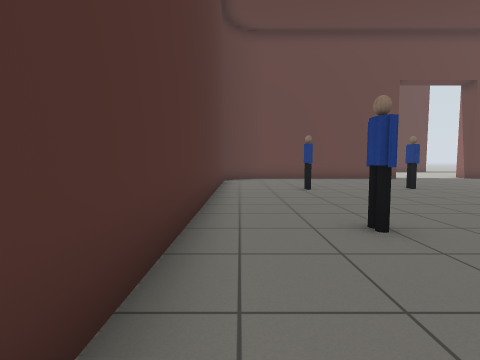
view 1 (above)

24 first-person views from a walk through a robot-simulator world made for Gazebo. The camera is 0.9 m above the floor, tilts 4° down and sees 85° across. The floor is counted in squares, 1 m on a side. Each view is taken from the middle of a square. On the plan, view 1 faces up. The plan holds only what a view shows up to about 10 squares ahead; the rest is blank. The place goes on beyond the plan. Simple patterns stand in for the simulator's built-in surfaces. Some stock models are drawn as simple stand-ins.

view 2
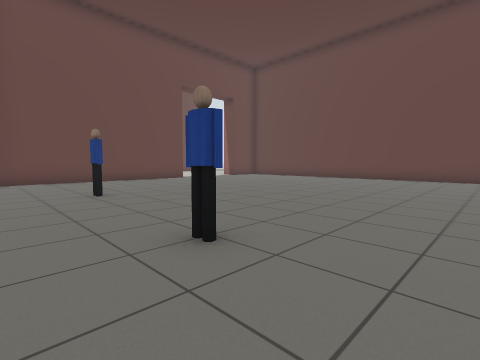

view 3
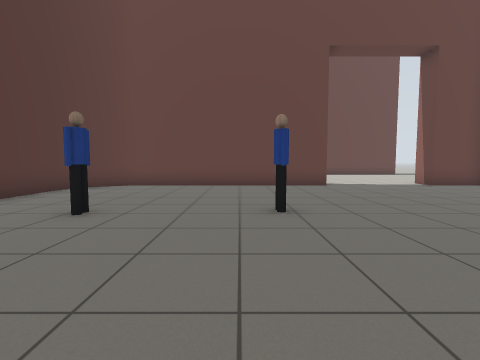

view 4
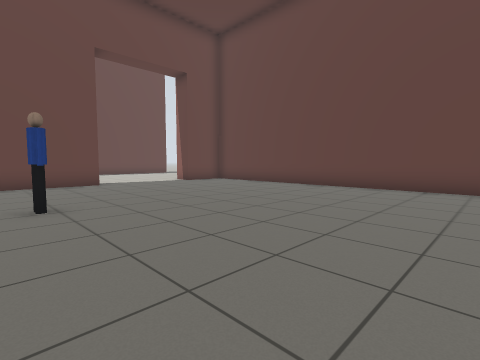

view 5
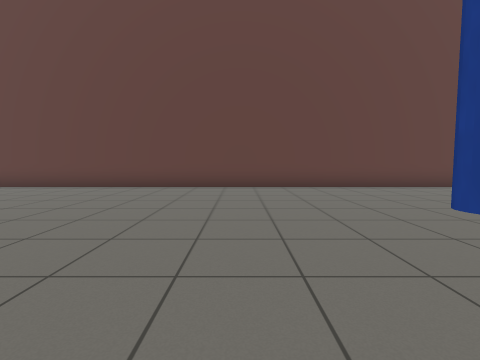

view 6
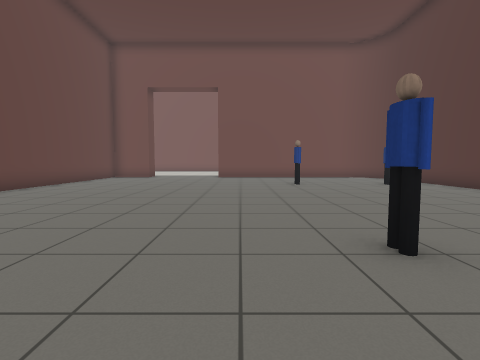

view 7
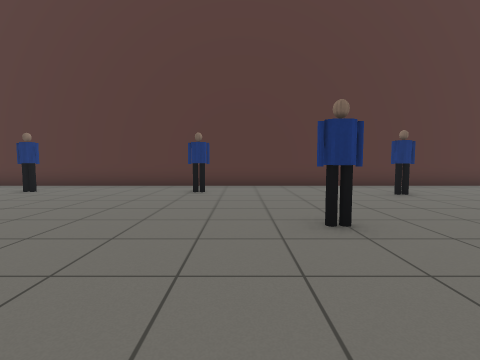

view 8
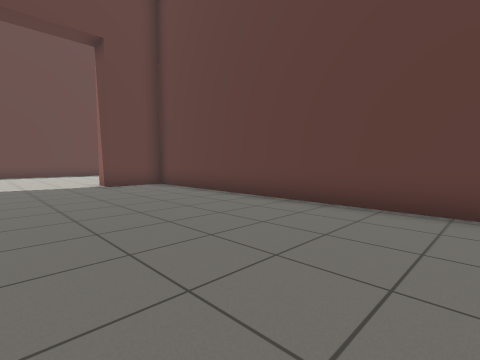

view 9
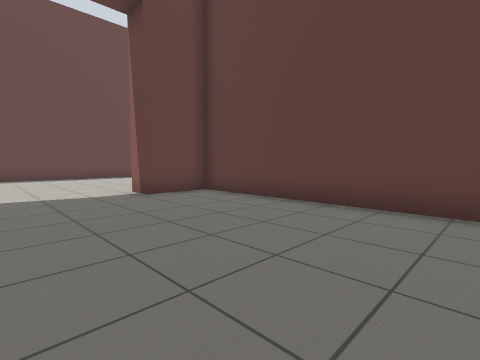

view 10
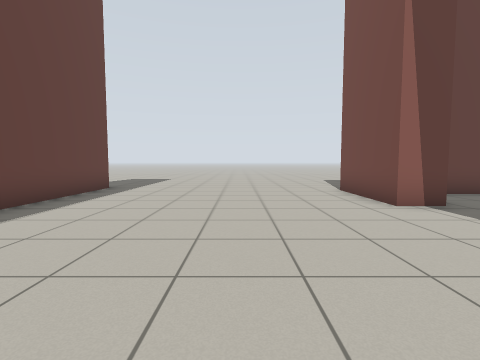

view 11
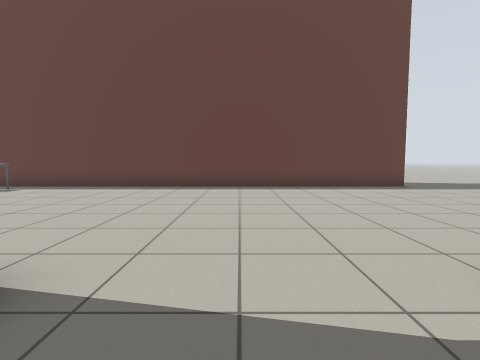

view 12
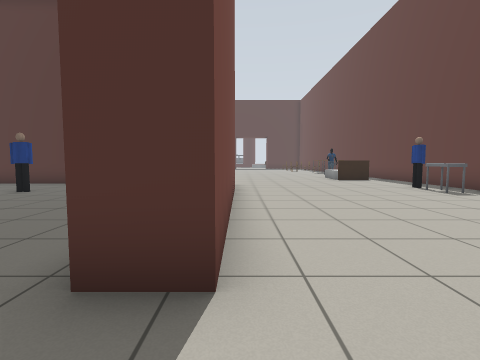

view 13
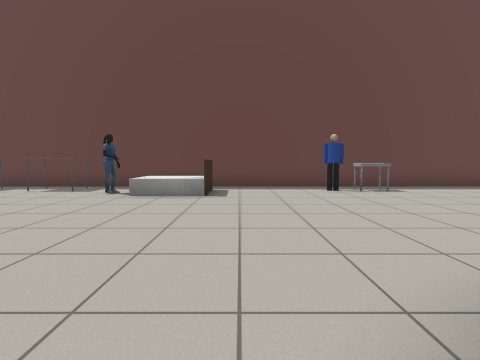

view 14
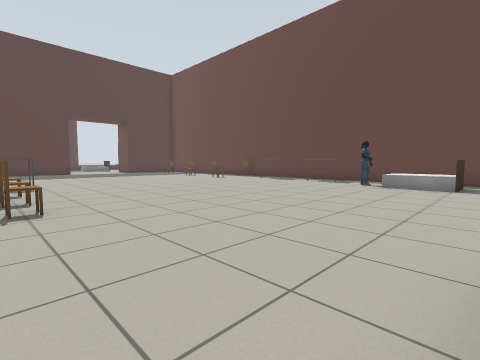

view 15
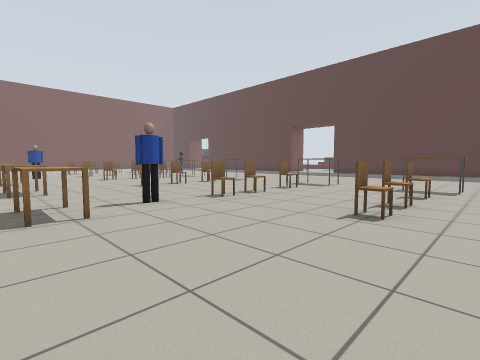

view 16
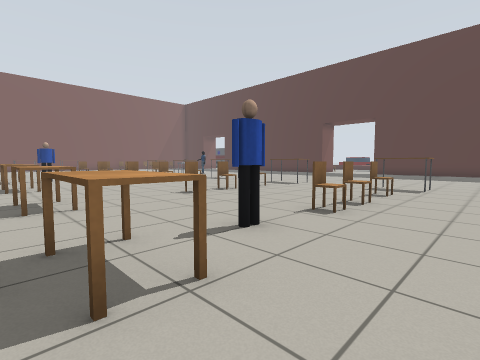

view 17
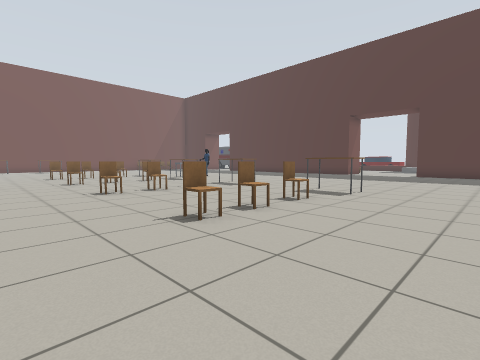

view 18
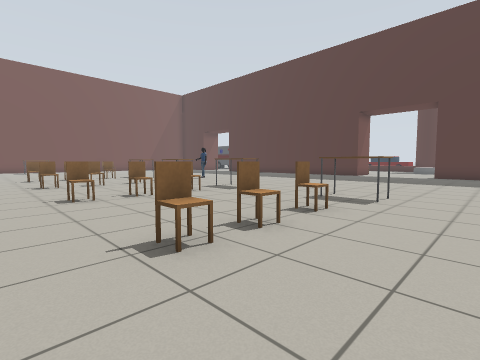

view 19
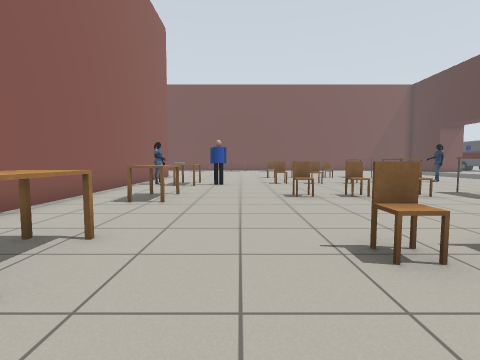

view 20
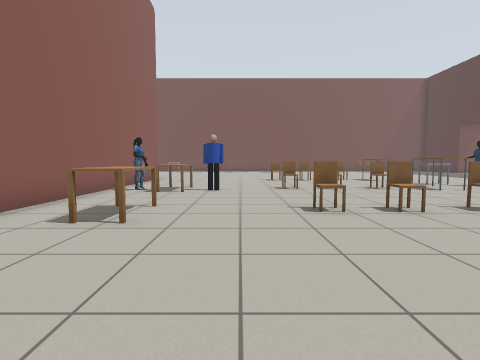

view 21
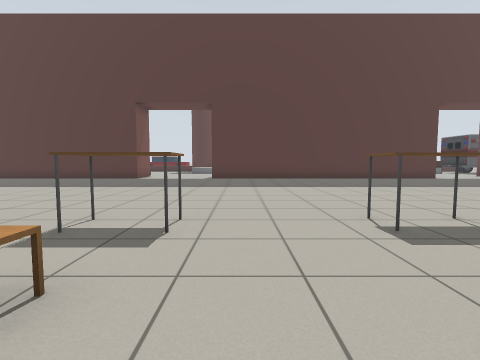

view 22
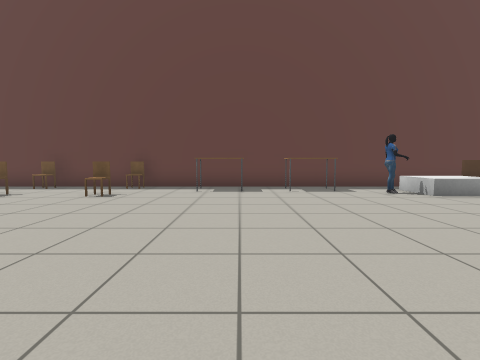

view 23
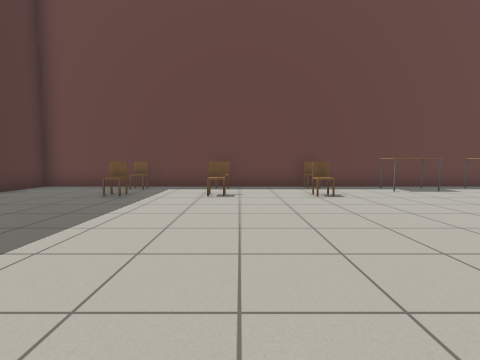

view 24
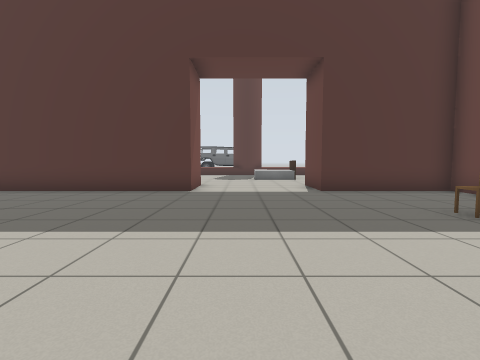

### Floor plan
Points are (right, up) in squares from view 1. A wall is a line through its corners. A room is listed if a view was taken in it or the views show most of it. See-through windows are left out.
Room 1 (views 1, 2, 3, 4, 5, 6, 7, 8, 9, 11, 12)
walls: (8.2, 14.8) (8.2, 13.8) (0.9, 13.8); (-0.7, 12.1) (-0.7, -7.5); (1.1, 13.8) (0.6, 13.7); (14.3, -7.1) (14.3, 13.8) (12.3, 13.8) (12.3, 14.8); (0.5, 13.7) (0.1, 13.5)
ways out: opening at (10.5, 15.2) to room 2
objects: person (1, -7); person (1, -2); person (2, 3) to (2, 4); person (2, 8) to (2, 9); person (5, 0); person (6, 9)
Room 2 (views 10, 13, 14, 15, 16, 17, 18, 19, 20, 21, 22, 23, 24)
walls: (2.2, 14.8) (8.2, 14.8); (-1.8, -7.1) (-1.8, 0.5); (-25, 14.5) (-23, 14.5) (-23, 8.5); (12.3, 14.8) (15.2, 14.8); (16, 22.5) (-23, 22.5) (-23, 18.5) (-25, 18.5)
ways out: opening at (10.5, 15.2) to room 1
objects: chair (-19, 20); chair (-19, 22); chair (-17, 20); chair (-17, 22); chair (-14, 20); chair (-14, 22); table (-13, -6) to (-13, -5); other object (-13, -2) to (-13, -1); table (-13, 2) to (-13, 3); table (-13, 6) to (-13, 7); table (-13, 10) to (-13, 11); chair (-11, -6); chair (-11, -2); chair (-11, 7); chair (-11, 11); table (-11, 21) to (-10, 21); chair (-10, 2); other object (-9, -6); chair (-9, -2); chair (-9, 2) to (-9, 3); chair (-9, 7); chair (-9, 10); chair (-8, -6); chair (-8, -2); chair (-8, 3); chair (-8, 7); chair (-8, 10); table (-8, 21) to (-7, 21); person (-6, 6); person (-6, 20); person (-5, -5); bed (-5, 20) to (-3, 21); table (-4, -6) to (-4, -5); table (-4, -2) to (-4, -1); table (-4, 2) to (-4, 3); table (-4, 6) to (-4, 7); person (-3, -5); person (1, 21); cart (2, 21)

Positions as (right, up) in squares from view 1, and headings:
1: (0, 0), facing up
2: (0, 1), facing up-right
3: (5, 4), facing up
4: (5, 3), facing up-right
5: (5, 1), facing right
6: (7, 3), facing down
7: (9, -1), facing left
8: (9, 4), facing up-right
9: (9, 7), facing up-right
10: (7, 18), facing right
11: (10, 13), facing up
12: (10, 15), facing left
13: (-2, 13), facing up
14: (-2, 10), facing up-left
15: (-3, 12), facing down-left
16: (-3, 9), facing down-left
17: (-5, 6), facing down-left
18: (-6, 5), facing down-left
19: (-6, 5), facing down
20: (-6, 3), facing down
21: (-9, 4), facing left
22: (-10, 13), facing up
23: (-16, 13), facing up
24: (-15, 16), facing left
